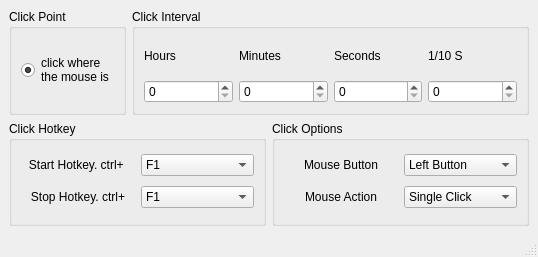
<?xml version="1.0" encoding="UTF-8"?>
<ui version="4.0">
 <class>MainWindow</class>
 <widget class="QMainWindow" name="MainWindow">
  <property name="geometry">
   <rect>
    <x>0</x>
    <y>0</y>
    <width>538</width>
    <height>257</height>
   </rect>
  </property>
  <property name="windowTitle">
   <string>MainWindow</string>
  </property>
  <property name="animated">
   <bool>true</bool>
  </property>
  <property name="tabShape">
   <enum>QTabWidget::Rounded</enum>
  </property>
  <property name="dockNestingEnabled">
   <bool>false</bool>
  </property>
  <widget class="QWidget" name="centralwidget">
   <property name="enabled">
    <bool>true</bool>
   </property>
   <property name="toolTipDuration">
    <number>-1</number>
   </property>
   <layout class="QGridLayout" name="gridLayout_6">
    <item row="1" column="0">
     <layout class="QGridLayout" name="gridLayout_2">
      <item row="0" column="1">
       <widget class="QGroupBox" name="groupBox_4">
        <property name="title">
         <string>Click Options</string>
        </property>
        <layout class="QGridLayout" name="gridLayout_5">
         <item row="0" column="0">
          <widget class="QLabel" name="label_9">
           <property name="text">
            <string>&lt;html&gt;&lt;head/&gt;&lt;body&gt;&lt;p align=&quot;center&quot;&gt;Mouse Button&lt;/p&gt;&lt;/body&gt;&lt;/html&gt;</string>
           </property>
          </widget>
         </item>
         <item row="0" column="1">
          <widget class="QComboBox" name="comboBox_option_mouse_button">
           <item>
            <property name="text">
             <string>Left Button</string>
            </property>
           </item>
           <item>
            <property name="text">
             <string>Right Button</string>
            </property>
           </item>
          </widget>
         </item>
         <item row="1" column="0">
          <widget class="QLabel" name="label_8">
           <property name="text">
            <string>&lt;html&gt;&lt;head/&gt;&lt;body&gt;&lt;p align=&quot;center&quot;&gt;Mouse Action&lt;/p&gt;&lt;/body&gt;&lt;/html&gt;</string>
           </property>
          </widget>
         </item>
         <item row="1" column="1">
          <widget class="QComboBox" name="comboBox_option_mouse_action">
           <item>
            <property name="text">
             <string>Single Click</string>
            </property>
           </item>
           <item>
            <property name="text">
             <string>Duble Click</string>
            </property>
           </item>
          </widget>
         </item>
        </layout>
       </widget>
      </item>
      <item row="0" column="0">
       <widget class="QGroupBox" name="groupBox_3">
        <property name="title">
         <string>Click Hotkey</string>
        </property>
        <layout class="QGridLayout" name="gridLayout_4">
         <item row="0" column="0">
          <widget class="QLabel" name="label_6">
           <property name="text">
            <string>&lt;html&gt;&lt;head/&gt;&lt;body&gt;&lt;p align=&quot;center&quot;&gt;Start Hotkey. ctrl+ &lt;/p&gt;&lt;/body&gt;&lt;/html&gt;</string>
           </property>
          </widget>
         </item>
         <item row="0" column="1">
          <widget class="QComboBox" name="comboBox_hotkey_start">
           <property name="frame">
            <bool>true</bool>
           </property>
           <item>
            <property name="text">
             <string>F1</string>
            </property>
           </item>
           <item>
            <property name="text">
             <string>F2</string>
            </property>
           </item>
           <item>
            <property name="text">
             <string>F3</string>
            </property>
           </item>
           <item>
            <property name="text">
             <string>F4</string>
            </property>
           </item>
           <item>
            <property name="text">
             <string>F5</string>
            </property>
           </item>
           <item>
            <property name="text">
             <string>F6</string>
            </property>
           </item>
           <item>
            <property name="text">
             <string>F7</string>
            </property>
           </item>
           <item>
            <property name="text">
             <string>F8</string>
            </property>
           </item>
           <item>
            <property name="text">
             <string>F9</string>
            </property>
           </item>
           <item>
            <property name="text">
             <string>F10</string>
            </property>
           </item>
           <item>
            <property name="text">
             <string>F11</string>
            </property>
           </item>
           <item>
            <property name="text">
             <string>F12</string>
            </property>
           </item>
          </widget>
         </item>
         <item row="1" column="0">
          <widget class="QLabel" name="label_7">
           <property name="text">
            <string>&lt;html&gt;&lt;head/&gt;&lt;body&gt;&lt;p align=&quot;center&quot;&gt;Stop Hotkey. ctrl+&lt;/p&gt;&lt;/body&gt;&lt;/html&gt;</string>
           </property>
          </widget>
         </item>
         <item row="1" column="1">
          <widget class="QComboBox" name="comboBox_hotkey_stop">
           <property name="currentText">
            <string>F1</string>
           </property>
           <item>
            <property name="text">
             <string>F1</string>
            </property>
           </item>
           <item>
            <property name="text">
             <string>F2</string>
            </property>
           </item>
           <item>
            <property name="text">
             <string>F3</string>
            </property>
           </item>
           <item>
            <property name="text">
             <string>F4</string>
            </property>
           </item>
           <item>
            <property name="text">
             <string>F5</string>
            </property>
           </item>
           <item>
            <property name="text">
             <string>F6</string>
            </property>
           </item>
           <item>
            <property name="text">
             <string>F7</string>
            </property>
           </item>
           <item>
            <property name="text">
             <string>F8</string>
            </property>
           </item>
           <item>
            <property name="text">
             <string>F9</string>
            </property>
           </item>
           <item>
            <property name="text">
             <string>F10</string>
            </property>
           </item>
           <item>
            <property name="text">
             <string>F11</string>
            </property>
           </item>
           <item>
            <property name="text">
             <string>F12</string>
            </property>
           </item>
          </widget>
         </item>
        </layout>
       </widget>
      </item>
     </layout>
    </item>
    <item row="0" column="0">
     <layout class="QGridLayout" name="gridLayout_7" columnstretch="0,1">
      <item row="0" column="0">
       <widget class="QGroupBox" name="groupBox">
        <property name="title">
         <string>Click Point</string>
        </property>
        <layout class="QGridLayout" name="gridLayout">
         <item row="0" column="0">
          <widget class="QRadioButton" name="radioButton_clickPoint_currentMousePoint">
           <property name="layoutDirection">
            <enum>Qt::LeftToRight</enum>
           </property>
           <property name="text">
            <string>click where 
the mouse is</string>
           </property>
           <property name="checkable">
            <bool>true</bool>
           </property>
           <property name="checked">
            <bool>true</bool>
           </property>
           <property name="autoRepeat">
            <bool>false</bool>
           </property>
           <property name="autoExclusive">
            <bool>true</bool>
           </property>
          </widget>
         </item>
        </layout>
       </widget>
      </item>
      <item row="0" column="1">
       <widget class="QGroupBox" name="groupBox_2">
        <property name="title">
         <string>Click Interval</string>
        </property>
        <layout class="QGridLayout" name="gridLayout_3">
         <item row="0" column="1">
          <widget class="QLabel" name="label_2">
           <property name="text">
            <string>Minutes</string>
           </property>
          </widget>
         </item>
         <item row="0" column="2">
          <widget class="QLabel" name="label_3">
           <property name="text">
            <string>Seconds</string>
           </property>
          </widget>
         </item>
         <item row="0" column="0">
          <widget class="QLabel" name="label">
           <property name="text">
            <string>Hours</string>
           </property>
          </widget>
         </item>
         <item row="1" column="3">
          <widget class="QSpinBox" name="spinBox_interval_1_10">
           <property name="maximum">
            <number>10</number>
           </property>
          </widget>
         </item>
         <item row="1" column="2">
          <widget class="QSpinBox" name="spinBox_interval_seconds">
           <property name="maximum">
            <number>60</number>
           </property>
          </widget>
         </item>
         <item row="0" column="3">
          <widget class="QLabel" name="label_4">
           <property name="text">
            <string>1/10 S</string>
           </property>
          </widget>
         </item>
         <item row="1" column="0">
          <widget class="QSpinBox" name="spinBox_interval_hours">
           <property name="prefix">
            <string/>
           </property>
           <property name="maximum">
            <number>24</number>
           </property>
          </widget>
         </item>
         <item row="1" column="1">
          <widget class="QSpinBox" name="spinBox_interval_minutes">
           <property name="maximum">
            <number>60</number>
           </property>
          </widget>
         </item>
        </layout>
       </widget>
      </item>
     </layout>
    </item>
   </layout>
  </widget>
  <widget class="QStatusBar" name="statusbar"/>
  <action name="actionssdf">
   <property name="text">
    <string>ssdf</string>
   </property>
  </action>
  <action name="actionsadas">
   <property name="text">
    <string>sadas</string>
   </property>
  </action>
  <action name="actionsaddsa">
   <property name="text">
    <string>saddsa</string>
   </property>
  </action>
  <action name="actionsadsdas">
   <property name="text">
    <string>sadsdas</string>
   </property>
  </action>
 </widget>
 <resources/>
 <connections/>
</ui>
